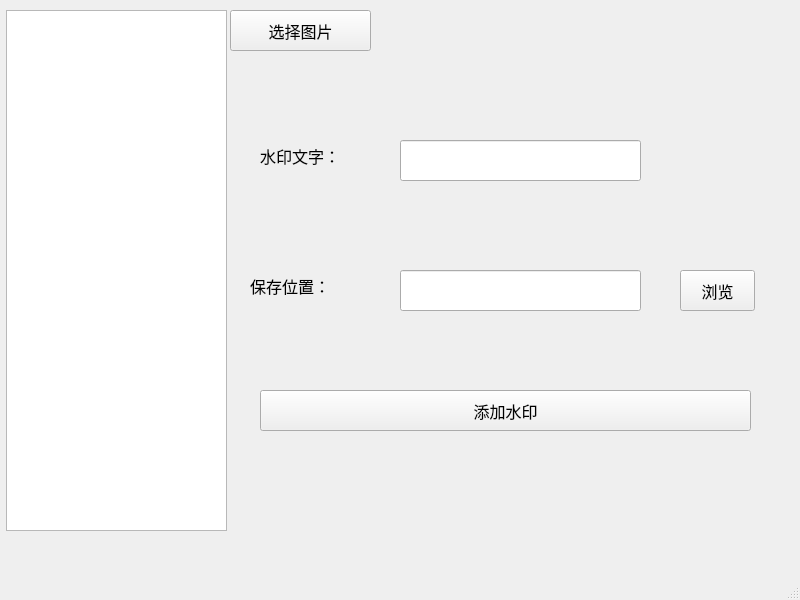
<?xml version="1.0" encoding="UTF-8"?>
<ui version="4.0">
 <class>MainWindow</class>
 <widget class="QMainWindow" name="MainWindow">
  <property name="geometry">
   <rect>
    <x>0</x>
    <y>0</y>
    <width>800</width>
    <height>600</height>
   </rect>
  </property>
  <property name="windowTitle">
   <string>图片批量添加水印</string>
  </property>
  <widget class="QWidget" name="centralwidget">
   <widget class="QListWidget" name="listWidget">
    <property name="geometry">
     <rect>
      <x>6</x>
      <y>10</y>
      <width>221</width>
      <height>521</height>
     </rect>
    </property>
   </widget>
   <widget class="QPushButton" name="pushButton">
    <property name="geometry">
     <rect>
      <x>230</x>
      <y>10</y>
      <width>141</width>
      <height>41</height>
     </rect>
    </property>
    <property name="font">
     <font>
      <family>Agency FB</family>
      <pointsize>12</pointsize>
     </font>
    </property>
    <property name="text">
     <string>选择图片</string>
    </property>
   </widget>
   <widget class="QPushButton" name="pushButton_5">
    <property name="geometry">
     <rect>
      <x>260</x>
      <y>390</y>
      <width>491</width>
      <height>41</height>
     </rect>
    </property>
    <property name="font">
     <font>
      <family>Agency FB</family>
      <pointsize>12</pointsize>
     </font>
    </property>
    <property name="text">
     <string>添加水印</string>
    </property>
   </widget>
   <widget class="QLabel" name="label_6">
    <property name="geometry">
     <rect>
      <x>250</x>
      <y>270</y>
      <width>111</width>
      <height>31</height>
     </rect>
    </property>
    <property name="font">
     <font>
      <family>Agency FB</family>
      <pointsize>12</pointsize>
     </font>
    </property>
    <property name="text">
     <string>保存位置：</string>
    </property>
   </widget>
   <widget class="QPushButton" name="pushButton_4">
    <property name="geometry">
     <rect>
      <x>680</x>
      <y>270</y>
      <width>75</width>
      <height>41</height>
     </rect>
    </property>
    <property name="font">
     <font>
      <family>Agency FB</family>
      <pointsize>12</pointsize>
     </font>
    </property>
    <property name="text">
     <string>浏览</string>
    </property>
   </widget>
   <widget class="QLineEdit" name="lineEdit_3">
    <property name="geometry">
     <rect>
      <x>400</x>
      <y>270</y>
      <width>241</width>
      <height>41</height>
     </rect>
    </property>
    <property name="font">
     <font>
      <family>Agency FB</family>
      <pointsize>12</pointsize>
     </font>
    </property>
   </widget>
   <widget class="QLineEdit" name="lineEdit">
    <property name="geometry">
     <rect>
      <x>400</x>
      <y>140</y>
      <width>241</width>
      <height>41</height>
     </rect>
    </property>
    <property name="font">
     <font>
      <family>Agency FB</family>
      <pointsize>12</pointsize>
     </font>
    </property>
   </widget>
   <widget class="QLabel" name="label">
    <property name="geometry">
     <rect>
      <x>260</x>
      <y>130</y>
      <width>121</width>
      <height>51</height>
     </rect>
    </property>
    <property name="font">
     <font>
      <family>Agency FB</family>
      <pointsize>12</pointsize>
     </font>
    </property>
    <property name="text">
     <string>水印文字：</string>
    </property>
   </widget>
  </widget>
  <widget class="QStatusBar" name="statusBar"/>
 </widget>
 <resources/>
 <connections>
  <connection>
   <sender>pushButton</sender>
   <signal>clicked()</signal>
   <receiver>MainWindow</receiver>
   <slot>getFiles()</slot>
   <hints>
    <hint type="sourcelabel">
     <x>184</x>
     <y>24</y>
    </hint>
    <hint type="destinationlabel">
     <x>331</x>
     <y>6</y>
    </hint>
   </hints>
  </connection>
  <connection>
   <sender>pushButton_5</sender>
   <signal>clicked()</signal>
   <receiver>MainWindow</receiver>
   <slot>addMark()</slot>
   <hints>
    <hint type="sourcelabel">
     <x>508</x>
     <y>378</y>
    </hint>
    <hint type="destinationlabel">
     <x>404</x>
     <y>357</y>
    </hint>
   </hints>
  </connection>
  <connection>
   <sender>listWidget</sender>
   <signal>itemClicked(QListWidgetItem*)</signal>
   <receiver>MainWindow</receiver>
   <slot>itemClick()</slot>
   <hints>
    <hint type="sourcelabel">
     <x>117</x>
     <y>373</y>
    </hint>
    <hint type="destinationlabel">
     <x>177</x>
     <y>383</y>
    </hint>
   </hints>
  </connection>
  <connection>
   <sender>pushButton_4</sender>
   <signal>clicked()</signal>
   <receiver>MainWindow</receiver>
   <slot>msg()</slot>
   <hints>
    <hint type="sourcelabel">
     <x>707</x>
     <y>420</y>
    </hint>
    <hint type="destinationlabel">
     <x>399</x>
     <y>299</y>
    </hint>
   </hints>
  </connection>
 </connections>
 <slots>
  <slot>getFiles()</slot>
  <slot>setFont()</slot>
  <slot>itemClick()</slot>
  <slot>addMark()</slot>
  <slot>msg()</slot>
  <slot>setImg()</slot>
  <slot>slot1()</slot>
 </slots>
</ui>
